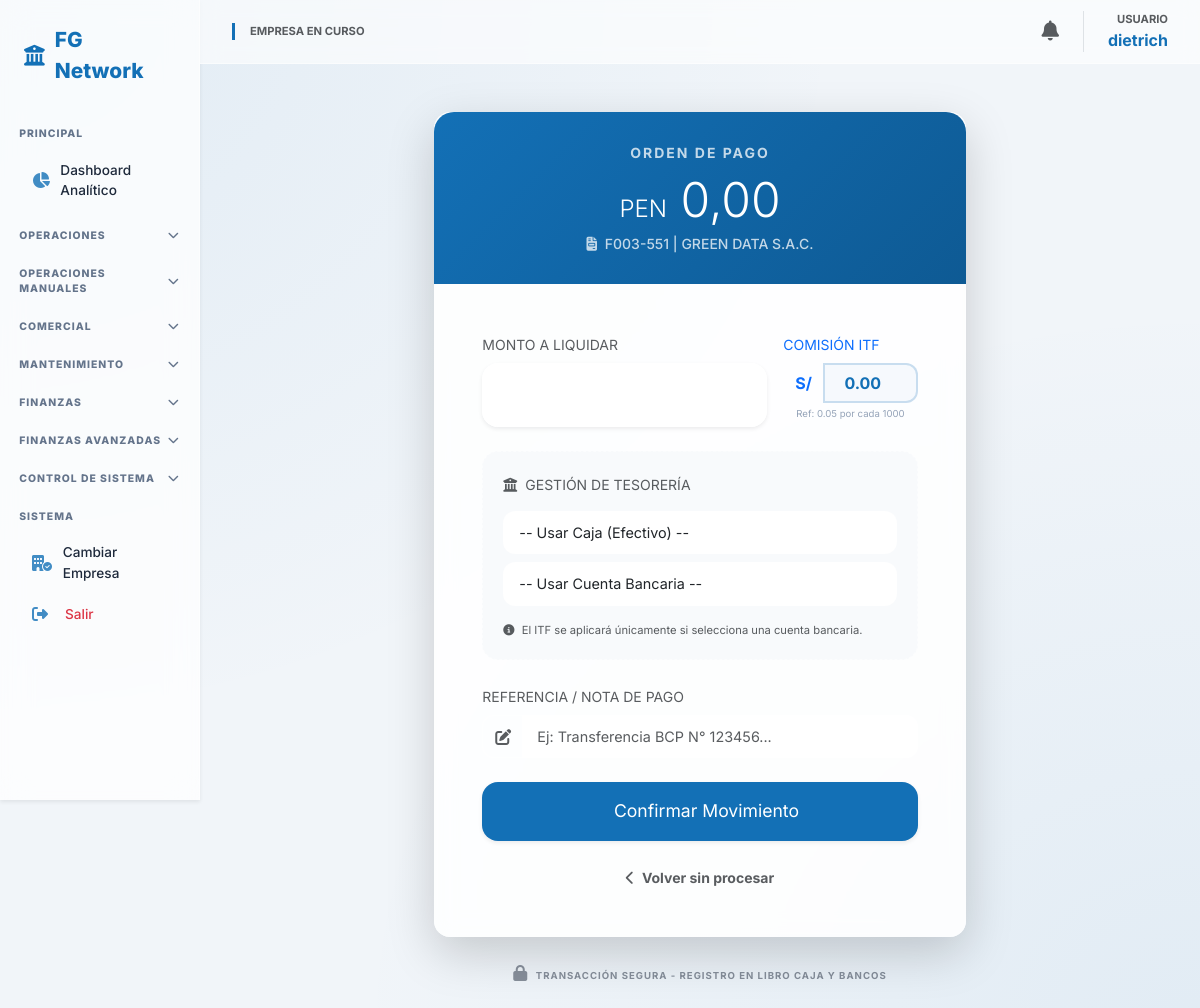
The page /finanzas/pago/97/ (signed in) on the database its author committed.
### core/models.py (models this page shows, shortened)
class Usuario(AbstractUser):
    empresa_actual = models.ForeignKey(Empresa, on_delete=models.SET_NULL, null=True, blank=True, related_name='usuarios_activos')
    rol = models.ForeignKey(Rol, on_delete=models.PROTECT, null=True)
    empresas_permitidas = models.ManyToManyField(Empresa, related_name='personal')

class Comprobante(models.Model):
    OP_CHOICES = [
        ('Compra', 'Compra'),
        ('Venta', 'Venta')]
    DOC_TIPOS = [
        ('Factura', 'Factura'),
        ('Boleta', 'Boleta'),
        ('Recibo', 'Recibo / Nota de Venta'),
        ('Otros', 'Otros (AliExpress/Amazon)')]
    empresa = models.ForeignKey(Empresa, on_delete=models.CASCADE)
    entidad = models.ForeignKey(Entidad, on_delete=models.PROTECT)
    tipo_documento = models.CharField(max_length=20, choices=DOC_TIPOS)
    operacion = models.CharField(max_length=20, choices=OP_CHOICES)
    serie = models.CharField(max_length=10)
    numero = models.CharField(max_length=20)
    fecha_emision = models.DateField()
    moneda = models.CharField(max_length=3, default='PEN')
    tipo_cambio = models.DecimalField(max_digits=10, decimal_places=3, default=1.0)
    subtotal = models.DecimalField(max_digits=12, decimal_places=2)
    igv = models.DecimalField(max_digits=12, decimal_places=2)
    total = models.DecimalField(max_digits=12, decimal_places=2)
    estado_sunat = models.CharField(max_length=20, default='PENDIENTE')
    es_escudo_tributario = models.BooleanField(default=False)
    es_flete = models.BooleanField(default=False)
    comprobante_asociado = models.ForeignKey('self', on_delete=models.SET_NULL, null=True, blank=True)

class CuentaEstado(models.Model):
    ESTADO_CHOICES = [('Pendiente', 'Pendiente'), ('Parcial', 'Parcial'), ('Cancelado', 'Cancelado')]
    comprobante = models.ForeignKey(Comprobante, on_delete=models.CASCADE, related_name='cuenta_estado')
    monto_total = models.DecimalField(max_digits=12, decimal_places=2)
    saldo_pendiente = models.DecimalField(max_digits=12, decimal_places=2)
    estado = models.CharField(max_length=20, choices=ESTADO_CHOICES, default='Pendiente')
    fecha_vencimiento = models.DateField()

class Entidad(models.Model):
    TIPO_CHOICES = [('Proveedor', 'Proveedor'), ('Cliente', 'Cliente'), ('Ambos', 'Ambos')]
    DOC_CHOICES = [('RUC', 'RUC'), ('DNI', 'DNI')]
    empresa = models.ForeignKey(Empresa, on_delete=models.CASCADE)
    tipo_entidad = models.CharField(max_length=20, choices=TIPO_CHOICES)
    tipo_documento = models.CharField(max_length=10, choices=DOC_CHOICES)
    numero_documento = models.CharField(max_length=20) # Único por empresa logicamente
    nombre_razon_social = models.CharField(max_length=200)
    direccion = models.TextField(null=True, blank=True)

### core/views.py (the view, shortened to what this page needs)
# urls.py: path('finanzas/pago/<int:pk>/', views.registrar_pago_comprobante, name='registrar_pago_comprobante'),
@login_required
@transaction.atomic
def registrar_pago_comprobante(request, pk):
    comprobante = get_object_or_404(Comprobante, id=pk, empresa_id=request.session['empresa_id'])
    cuenta = comprobante.cuenta_estado.first()
    cajas = Caja.objects.filter(empresa=comprobante.empresa, moneda=comprobante.moneda)
    bancos = Cuenta_Bancaria.objects.filter(empresa=comprobante.empresa, moneda=comprobante.moneda)
    return render(request, 'core/registrar_pago.html', {
        'comprobante': comprobante,
        'cuenta': cuenta,
        'cajas': cajas,
        'bancos': bancos
    })

### core/context_processors.py (called while the page is built)
def global_context(request):
    context = {
        'n_count': 0,
        'n_alertas': [],
        'user_permisos': {}
    }
    if request.user.is_authenticated:
        emp_id = request.session.get('empresa_id')
        if emp_id:
            context['n_count'] = Notificacion.objects.filter(empresa_id=emp_id, leida=False).count()
            context['n_alertas'] = Notificacion.objects.filter(empresa_id=emp_id, leida=False)[:5]
        if hasattr(request.user, 'rol') and request.user.rol:
            context['user_permisos'] = request.user.rol.permisos
    return context

### core/templates/core/registrar_pago.html (shortened to what this page needs)
{% extends 'core/base.html' %}
{% block content %}
<div class="container py-4">
    <div class="row justify-content-center">
        <div class="col-lg-7 col-md-10">
            <div class="glass-card p-0 overflow-hidden border-0 shadow-lg">
                <div class="transaction-hero {% if comprobante.operacion == 'Compra' %}op-header-compra{% else %}op-header-venta{% endif %}">
                    <div class="mb-2 opacity-75 text-uppercase fw-bold small" style="letter-spacing: 2px;">
                        {% if comprobante.operacion == 'Compra' %}Orden de Pago{% else %}Registro de Cobranza{% endif %}
                    </div>
                    <div class="display-5 fw-800 mb-1">
                        <small style="font-size: 1.5rem;">{{ comprobante.moneda }}</small>
                        {{ cuenta.saldo_pendiente|default:"0.00"|floatformat:2 }}
                    </div>
                    <div class="opacity-75 small fw-medium">
                        <i class="fa-solid fa-file-invoice me-1"></i> {{ comprobante.serie }}-{{ comprobante.numero }} | {{ comprobante.entidad.nombre_razon_social|truncatechars:30 }}
                    </div>
                </div>
                <div class="p-4 p-md-5 bg-white bg-opacity-50">
                    <form method="POST">
                        <div class="row g-3 mb-4">
                            <div class="col-md-8">
                                <label class="form-label small fw-800 text-muted text-uppercase">Monto a Liquidar</label>
                                <input type="number" step="0.01" name="monto" class="form-control amount-input-lg shadow-sm"
                                       value="{{ cuenta.saldo_pendiente }}" max="{{ cuenta.saldo_pendiente }}" required>
                            </div>
                            <div class="col-md-4">
                                <label class="form-label small fw-800 text-primary text-uppercase">Comisión ITF</label>
                                <div class="input-group">
                                    <span class="input-group-text bg-transparent border-0 fw-bold text-primary">S/</span>
                                    <input type="number" step="0.01" name="itf_monto" class="form-control itf-input" value="0.00">
                                </div>
                                <div class="text-center mt-1" style="font-size: 0.6rem; color: #94a3b8;">Ref: 0.05 por cada 1000</div>
                            </div>
                        </div>
                        <div class="source-panel mb-4">
                            <label class="form-label small fw-800 text-muted text-uppercase mb-3">
                                <i class="fa-solid fa-building-columns me-2"></i>Gestión de Tesorería
                            </label>
                            <div class="mb-3">
                                <select name="caja_id" class="form-select form-select-fintech mb-2">
                                    <option value="">-- Usar Caja (Efectivo) --</option>
                                </select>
                                <select name="banco_id" class="form-select form-select-fintech">
                                    <option value="">-- Usar Cuenta Bancaria --</option>
                                </select>
                            </div>
                            <div class="small text-muted" style="font-size: 0.7rem;">
                                <i class="fa-solid fa-circle-info me-1"></i> El ITF se aplicará únicamente si selecciona una cuenta bancaria.
                            </div>
                        </div>
                        <div class="mb-4">
                            <label class="form-label small fw-800 text-muted text-uppercase">Referencia / Nota de Pago</label>
                            <div class="input-group">
                                <span class="input-group-text bg-transparent border-end-0" style="border-radius: 12px 0 0 12px; border-color: var(--glass-border);">
                                    <i class="fa-solid fa-pen-to-square text-muted"></i>
                                </span>
                                <input type="text" name="referencia" class="form-control form-select-fintech border-start-0"
                                       placeholder="Ej: Transferencia BCP N° 123456..." style="border-radius: 0 12px 12px 0;">
                            </div>
                        </div>
                        <button type="submit" class="btn w-100 text-white fw-800 py-3 rounded-4 shadow shadow-sm transition-all"
                                style="background-color: {% if comprobante.operacion == 'Compra' %}#1370b6{% else %}#10b981{% endif %}; font-size: 1.1rem; border: none;">
                             Confirmar Movimiento
                        </button>
                        <div class="text-center mt-4">
                            <a href="{% url 'lista_comprobantes' %}" class="text-muted text-decoration-none small fw-bold">
                                <i class="fa-solid fa-chevron-left me-1"></i> Volver sin procesar
                            </a>
                        </div>
                    </form>
                </div>
            </div>
            <div class="text-center mt-4 opacity-50">
                <i class="fa-solid fa-lock me-1"></i>
                <small class="fw-bold text-uppercase" style="font-size: 0.6rem; letter-spacing: 1px;">Transacción Segura - Registro en Libro Caja y Bancos</small>
            </div>
        </div>
    </div>
</div>
{% endblock %}

### core/templates/core/base.html (shortened to what this page needs)
<!DOCTYPE html>
<html lang="es">
<head>
    <link href="https://cdn.jsdelivr.net/npm/bootstrap@5.3.0/dist/css/bootstrap.min.css" rel="stylesheet">
    <link rel="stylesheet" href="https://cdnjs.cloudflare.com/ajax/libs/font-awesome/6.4.2/css/all.min.css">
</head>
<body>
<div class="container-fluid p-0">
    <div class="row g-0">
        <nav class="col-md-2 sidebar d-none d-md-block shadow-sm">
            <div class="sidebar-brand">
                <i class="fa-solid fa-building-columns"></i> FG Network
            </div>
            <div class="menu-header">PRINCIPAL</div>
            <a href="{% url 'dashboard' %}" class="nav-link-item">
                <i class="fa-solid fa-chart-pie"></i> Dashboard Analítico
            </a>
            <div class="menu-header" data-bs-toggle="collapse" data-bs-target="#menuOperaciones">
                OPERACIONES <i class="fa-solid fa-chevron-down chevron"></i>
            </div>
            <div class="menu-header" data-bs-toggle="collapse" data-bs-target="#menuManuales">
                OPERACIONES MANUALES <i class="fa-solid fa-chevron-down chevron"></i>
            </div>
            <div class="menu-header" data-bs-toggle="collapse" data-bs-target="#menuCotizaciones">
                COMERCIAL <i class="fa-solid fa-chevron-down chevron"></i>
            </div>
            <div class="menu-header" data-bs-toggle="collapse" data-bs-target="#menuMantenimiento">
                MANTENIMIENTO <i class="fa-solid fa-chevron-down chevron"></i>
            </div>
            <div class="menu-header" data-bs-toggle="collapse" data-bs-target="#menuFinanzas">
                FINANZAS <i class="fa-solid fa-chevron-down chevron"></i>
            </div>
            <div class="menu-header" data-bs-toggle="collapse" data-bs-target="#menuFinanzasAv">
                FINANZAS AVANZADAS <i class="fa-solid fa-chevron-down chevron"></i>
            </div>
            <div class="menu-header" data-bs-toggle="collapse" data-bs-target="#menuControl">
                CONTROL DE SISTEMA <i class="fa-solid fa-chevron-down chevron"></i>
            </div>
            <div class="menu-header">SISTEMA</div>
            <a href="{% url 'seleccionar_empresa' %}" class="nav-link-item"><i class="fa-solid fa-building-circle-check"></i> Cambiar Empresa</a>
            <a href="{% url 'logout' %}" class="text-danger"><i class="fa-solid fa-right-from-bracket"></i> Salir</a>
        </nav>
        <main class="col-md-10 main-content">
            <nav class="navbar d-flex justify-content-between sticky-top">
                <div class="d-flex align-items-center gap-3">
                    <div style="border-left: 3px solid var(--primary); padding-left: 15px;">
                        <span class="text-muted small d-block" style="font-size: 0.7rem; font-weight: 700; text-transform: uppercase;">Empresa en curso</span>
                    </div>
                </div>
                <div class="d-flex align-items-center gap-4">
                    <div class="dropdown">
                        <a href="#" class="text-muted position-relative" data-bs-toggle="dropdown">
                            <i class="fa-solid fa-bell fs-5"></i>
                        </a>
                    </div>
                    <div class="text-end border-start ps-4">
                        <span class="text-muted small d-block" style="font-size: 0.7rem; font-weight: 700;">USUARIO</span>
                        <span class="fw-bold" style="color: var(--primary);">{{ user.username }}</span>
                    </div>
                </div>
            </nav>
            <div class="p-4">
                {% block content %}{% endblock %}
            </div>
        </main>
    </div>
</div>
</body>
</html>

### core/templates/core/base.html (style rules this page uses)
:root { --primary: #1370b6; --primary-soft: rgba(19, 112, 182, 0.08); --glass-white: rgba(255, 255, 255, 0.75); --glass-border: rgba(255, 255, 255, 0.5); --text-dark: #1e293b; --text-muted: #64748b; --bg-fintech: #f1f5f9; }
body { background-color: var(--bg-fintech); background-image: radial-gradient(at 0% 0%, rgba(19, 112, 182, 0.07) 0px, transparent 50%), radial-gradient(at 100% 100%, rgba(19, 112, 182, 0.07) 0px, transparent 50%); background-attachment: fixed; font-family: 'Inter', sans-serif; color: var(--text-dark); margin: 0; }
.sidebar { background: var(--glass-white); backdrop-filter: blur(15px); -webkit-backdrop-filter: blur(15px); border-right: 1px solid var(--glass-border); height: 100vh; position: fixed; overflow-y: auto; z-index: 1000; padding-bottom: 50px; }
.sidebar-brand { padding: 1.5rem; font-weight: 800; color: var(--primary); font-size: 1.3rem; display: flex; align-items: center; gap: 10px; }
.menu-header { padding: 1rem 1.2rem 0.4rem; font-size: 0.65rem; font-weight: 800; text-transform: uppercase; color: var(--text-muted); letter-spacing: 1px; display: flex; justify-content: space-between; align-items: center; cursor: pointer; transition: all 0.2s; }
.sidebar a { color: var(--text-dark); text-decoration: none; padding: 0.6rem 1.2rem; display: flex; align-items: center; font-size: 0.85rem; font-weight: 500; border-radius: 8px; margin: 0.1rem 0.8rem; transition: all 0.2s ease; }
.sidebar a i { width: 25px; font-size: 1rem; margin-right: 8px; color: var(--primary); opacity: 0.8; }
.navbar { background: rgba(255, 255, 255, 0.6) !important; backdrop-filter: blur(10px); -webkit-backdrop-filter: blur(10px); border-bottom: 1px solid var(--glass-border); padding: 0.7rem 2rem; }
.main-content { margin-left: 16.666667%; min-height: 100vh; }
.menu-header i.chevron { transition: transform 0.3s ease; font-size: 0.7rem; }
.glass-card { background: var(--glass-white); backdrop-filter: blur(10px); border-radius: 16px; border: 1px solid var(--glass-border); box-shadow: 0 10px 30px rgba(0,0,0,0.03); padding: 20px; }

### core/templates/core/registrar_pago.html (style rules this page uses)
.op-header-compra { background: linear-gradient(135deg, #1370b6 0%, #0e5a94 100%); }
.transaction-hero { border-radius: 20px 20px 0 0; padding: 30px; text-align: center; color: white; }
.amount-input-lg { font-size: 2rem !important; font-weight: 800 !important; text-align: center; border: 2px solid var(--glass-border); background: rgba(255, 255, 255, 0.8) !important; border-radius: 16px !important; color: var(--text-dark); }
.itf-input { border: 2px solid rgba(19, 112, 182, 0.2); background: rgba(19, 112, 182, 0.03); border-radius: 12px; text-align: center; font-weight: 700; color: var(--primary); }
.source-panel { background: #f8fafc; border: 1px dashed var(--glass-border); border-radius: 16px; padding: 20px; }
.form-select-fintech { background: white; border: 1px solid var(--glass-border); border-radius: 12px; padding: 10px 15px; font-size: 0.9rem; }

### rows shown on the page
Usuario: username "dietrich"
Comprobante: moneda "PEN", serie "F003", numero "551", entidad.nombre_razon_social "GREEN DATA S.A.C."
CuentaEstado: saldo_pendiente "0,00"
